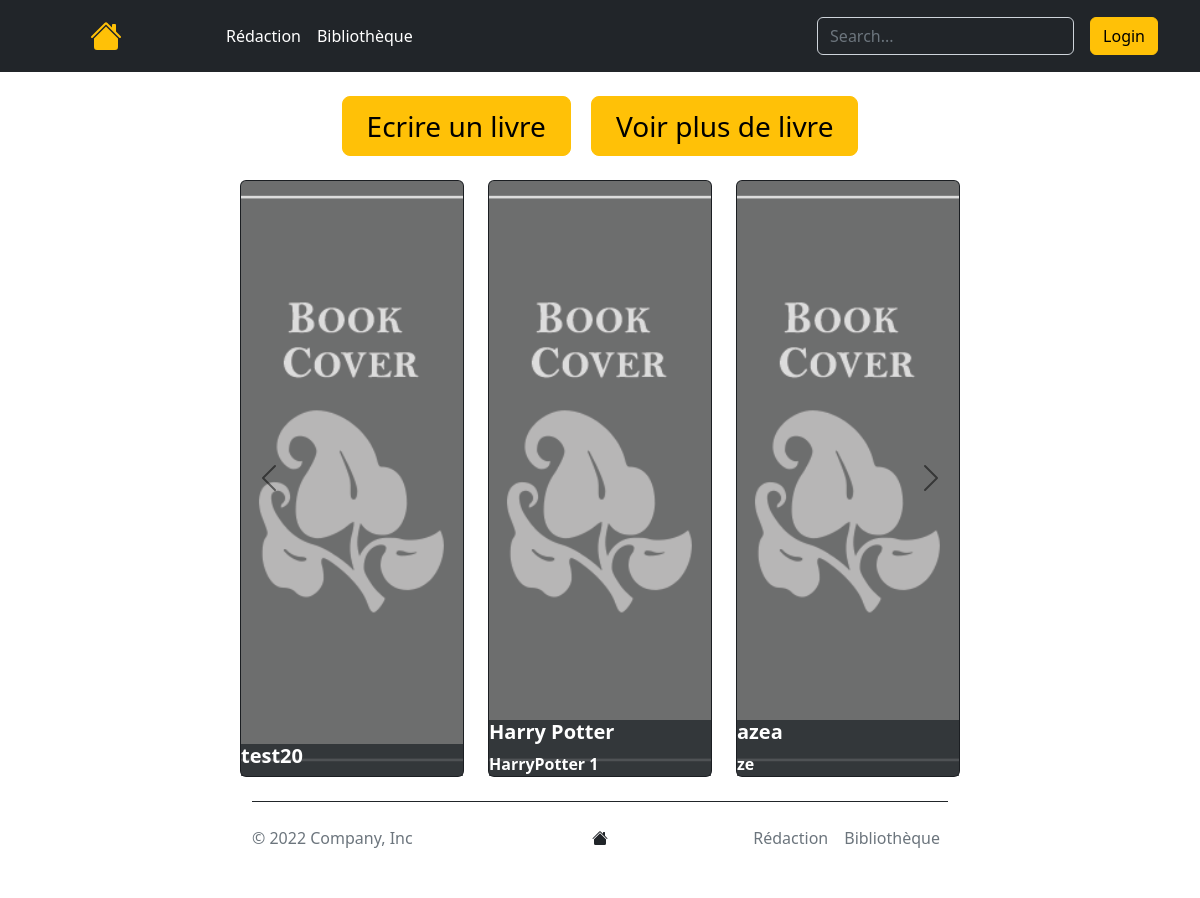
The page / on the database its author committed.
### tables this page shows
CREATE TABLE `Livre` (
  `id` bigint(20) UNSIGNED NOT NULL,
  `titre` varchar(50) NOT NULL,
  `resumeLivre` varchar(1000) NOT NULL,
  `nbrVue` int(11) DEFAULT '0',
  `nbrLike` int(11) DEFAULT '0',
  `IDAuteur` bigint(20) UNSIGNED NOT NULL
);

### module/mod_accueil/controleur_accueil.php (called while the page is built)
<?php
require_once("modele_accueil.php");
require_once("vue_accueil.php");
class Controleur_Accueil{
    private $modele;
    private $vue;
    public function __construct()
    {
        $this->modele = new Modele_Accueil();
        $this->vue = new Vue_Accueil();
    }
    public function AfficherCarrousel()
    {
        $topLiked = $this->modele->getTopLikedBook();
        $topViewed = $this->modele->getTopViewedBook();
        $randomBook = $this->modele->getRandomBook();
        $this->vue->Carrousel($topLiked,$topViewed,$randomBook);
    }
}
?>

### module/mod_accueil/module_accueil.php (called while the page is built, shortened)
<?php
require_once("controleur_accueil.php");
class Module_Accueil{
    public function __construct()
    {
        $this->controleur = new Controleur_Accueil();
        $this->controleur->AfficherCarrousel();
    }
}
?>

### module/mod_accueil/modele_accueil.php (called while the page is built, shortened)
<?php
class Modele_Accueil extends Connexion{
    public function getTopLikedBook()
    {
        $sql = "SELECT Livre.id,Livre.resumeLivre,Livre.titre FROM `Livre` ORDER BY nbrLike DESC LIMIT 3;";
        $prepare = parent::$bdd->prepare($sql);
        $exec = $prepare->execute();
        $result = $prepare->fetchAll();
        return $result;
    }
}
?>

### module/mod_accueil/vue_accueil.php (the view, shortened to what this page needs)
<?php
class Vue_Accueil extends vueGenerique
{
  public function affichageCarouselElement($book)
  {
    foreach ($book as $key) {
      $id = $key['id'];
      $titre = $key['titre'];
      $resume = $key['resumeLivre'];
      echo "  <a href=\"index.php?module=livre&idLivre=$id\">
      <div class=\"col\">
        <div class=\"card text-bg-dark\">
          <img src=\"ressource/bookCover/$id\" class=\"card-img carousel-Accueil\" alt=\"...\"  onerror=\"this.onerror=null;this.src='ressource/bookCover/default.png';\">
          <div class=\"card-img-overlay\">
            <div class=\"w-100 position-absolute start-0 bottom-0 bg-dark bg-opacity-75\">
              <h5 class=\"card-title text-white  fw-bold \">$titre</h5>
              <p class=\"card-text text-white fw-bold\">$resume</p>
            </div>
          </div>
        </div>
      </div>
      </a>";
    }
  }
  public function Carrousel($likeBook, $viewBook, $randomBook)
  {
?>
    <body>
      <div class="container py-4">
        <div class="row gx-5">
          <div class="col text-center ">
            <a href="index.php?action=print_create_book&module=CLivre" class="btn btn-warning btn-lg justify-content-center px-4 mx-2 fs-3" role="button" id="EcrireLivre">Ecrire un livre</a>
            <a href="index.php?module=bibliotheque" class="btn btn-warning btn-lg justify-content-center px-4 mx-2 fs-3" role="button" id="VoireLIVRE">Voir plus de livre</a>
          </div>
        </div>
      </div>
      <div id="carouselAccueil">
        <div id="carouselExampleCaptions" class="carousel carousel-dark slide" data-bs-ride="carousel">
          <div class="carousel-inner">
            <div class="carousel-item active" data-bs-interval="10000">
              <div class="row row-cols-1 row-cols-md-3 g-4">
                <?php $this->affichageCarouselElement($likeBook) ?>
              </div>
            </div>
            <div>
              <button class="ControlebuttonCarousel carousel-control-prev" type="button" data-bs-target="#carouselExampleCaptions" data-bs-slide="prev">
                <span class="carousel-control-prev-icon" aria-hidden="true"></span>
              </button>
              <button class="ControlebuttonCarousel carousel-control-next" type="button" data-bs-target="#carouselExampleCaptions" data-bs-slide="next">
                <span class="carousel-control-next-icon " aria-hidden="true"></span>
              </button>
            </div>
          </div>
    </body>
<?php
  }
}
?>

### style.css (style rules this page uses)
#carouselAccueil { margin: auto; width: 60%; }
.ControlebuttonCarousel { width: 8%!important; }
.carousel-Accueil { height: 65ch; object-fit:cover!important; }
#EcrireLivre { margin: auto; }

### rows shown on the page
livre: titre "test20"
livre: titre "Harry Potter", resumeLivre "HarryPotter 1"
livre: titre "azea", resumeLivre "ze"
